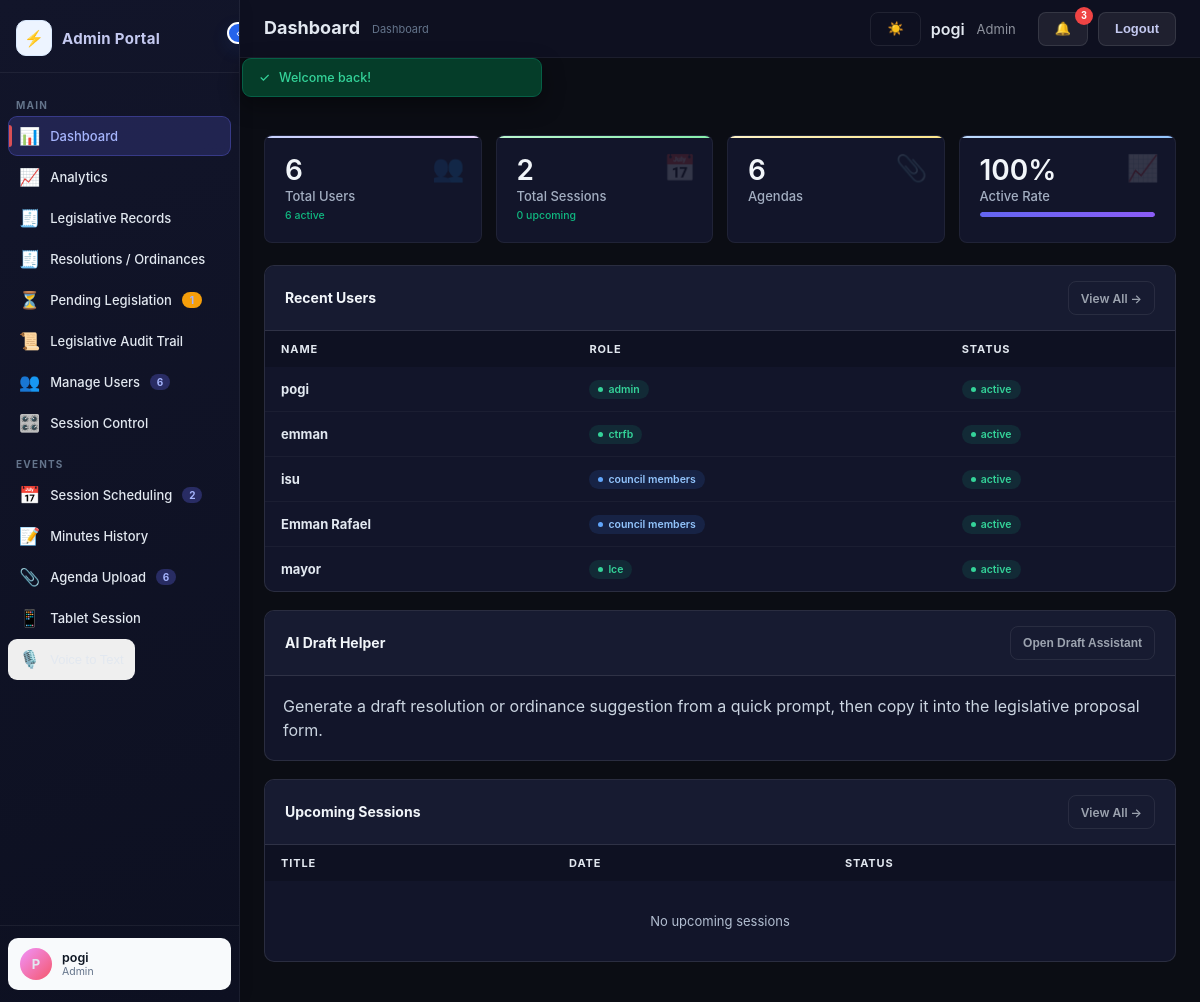
The app's page /index.php?page=dashboard (signed in) with its own data.
### tables this page shows
CREATE TABLE `users` (
  `id` varchar(32) NOT NULL,
  `name` varchar(255) NOT NULL,
  `email` varchar(255) NOT NULL,
  `password` varchar(255) NOT NULL,
  `role` varchar(50) NOT NULL,
  `status` varchar(50) NOT NULL,
  `notes` text DEFAULT NULL,
  `created_at` datetime(6) NOT NULL,
  `notifications` text DEFAULT NULL,
  `is_council_member` tinyint(1) NOT NULL DEFAULT 0,
  `email_notifications_enabled` tinyint(1) NOT NULL DEFAULT 1
);

### app/views/dashboard.php (the view, shortened to what the rows shown need)
<div id="pg-dashboard" class="page active">
  <div class="dash-grid">
    <div class="card">
      <table><thead><tr><th>Name</th><th>Role</th><th>Status</th></tr></thead><tbody>
        <?php if (count($dashboardUsers) === 0): ?>
          <tr><td colspan="3"><div class="empty-state" style="padding:20px"><div class="empty-txt">No users yet</div></div></td></tr>
        <?php else: ?>
          <?php foreach ($dashboardUsers as $user): ?>
            <tr><td><strong><?= esc($user['name']) ?></strong></td><td><span class="badge <?= badgeClass($user['role']) ?>"><?= esc($user['role']) ?></span></td><td><span class="badge <?= badgeClass($user['status']) ?>"><?= esc($user['status']) ?></span></td></tr>
          <?php endforeach; ?>
        <?php endif; ?>
      </tbody></table>
    </div>
    <div class="card">
      <table><thead><tr><th>Title</th><th>Date</th><th>Status</th></tr></thead></table>
    </div>
  </div>
</div>

### app/views/layout.php (shortened to what the rows shown need)
<?php
function esc($value): string
{
    return htmlspecialchars((string)$value, ENT_QUOTES, 'UTF-8');
}
function badgeClass($value): string
{
    $map = [
        'active' => 'b-active',
        'inactive' => 'b-inactive',
        'suspended' => 'b-suspended',
        'scheduled' => 'b-ongoing',
        'ongoing' => 'b-ongoing',
        'completed' => 'b-completed',
        'cancelled' => 'b-cancelled',
        'admin' => 'b-admin',
        'user' => 'b-user',
        'council members' => 'b-user',
        'presiding officer' => 'b-admin',
        'ctrfb' => 'b-approved',
        'draft' => 'b-pending',
        'review' => 'b-ongoing',
        'published' => 'b-published',
        'approved' => 'b-approved',
        'rejected' => 'b-inactive',
    ];
    return $map[$value] ?? 'b-active';
}
$dashboardUsers = array_reverse(array_slice(array_values($data['users']), -5));
?>
<!DOCTYPE html>
<html lang="en">
<head>
<link rel="stylesheet" href="public/assets/style.css?v=<?= (int)@filemtime(dirname(__DIR__, 2) . '/public/assets/style.css') ?>" />
</head>
<body data-page="<?= esc($page) ?>">
<div id="app">
  <div id="sidebar">
    <div class="sb-foot">
      <?php $__displayName = $currentUser['name'] ?? 'Guest'; $__displayRole = $currentUser['role'] ?? 'visitor'; ?>
      <div class="admin-card">
        <div class="avatar" style="background:linear-gradient(135deg,#f093fb,#f5576c)"><?= esc(mb_strtoupper(mb_substr($__displayName, 0, 1))) ?></div>
        <div class="admin-text">
          <div class="admin-name-txt"><?= esc($__displayName) ?></div>
          <div class="admin-role-txt"><?= esc(ucfirst($__displayRole)) ?></div>
        </div>
      </div>
    </div>
  </div>
  <div id="main">
    <div class="topbar">
      <div class="topbar-right">
        <?php if (!empty($currentUser)): ?>
          <div class="user-info" style="display:flex;align-items:center;gap:12px;margin-right:12px">
            <div class="user-name" style="font-weight:600"><?= esc($currentUser['name'] ?? 'User') ?></div>
            <div class="user-role" style="opacity:.6;font-size:13px"><?= esc(ucfirst($currentUser['role'] ?? 'user')) ?></div>
          </div>
          <?php if (!empty($notifications)): ?>
            <?php if (count($notifications) > 0): ?>
              <?php $unreadCount = count(array_filter($notifications, fn($n) => empty($n['read']))); ?>
              <div class="notification-wrapper">
                <button type="button" class="btn btn-secondary notification-toggle" id="notificationToggle" aria-label="Open notifications">
                  🔔
                  <?php if ($unreadCount > 0): ?>
                    <span class="notification-count"><?= $unreadCount ?></span>
                  <?php endif; ?>
                </button>
              </div>
            <?php endif; ?>
          <?php endif; ?>
          <form method="post" action="index.php" style="margin:0">
            <button type="submit" class="btn btn-secondary">Logout</button>
          </form>
      <?php endif; ?>
      </div>
    </div>
    <div id="content">
      <?php $viewPage = $page === 'legislative-audit-trail' ? 'legislative-ledger' : $page; include __DIR__ . '/' . $viewPage . '.php'; ?>
    </div>
  </div>
</div>
</body>
</html>

### records on screen
users: name "P", name "pogi", role "Admin", role "admin", status "active"
users: name "emman", role "ctrfb", status "active"
users: name "isu", role "council members", status "active"
users: name "Emman Rafael", role "council members", status "active"
users: name "mayor", role "lce", status "active"

### other values on screen
count($data['users']) "6"
count($data['sessions']) "2"
count($data['agendas']) "6"
$pageConfig['title'] "Dashboard"
$unreadCount "3"
$flash['message'] "Welcome back!"
$activeUsers "6"
$upcomingSessions "0"
$activeRate "100"
